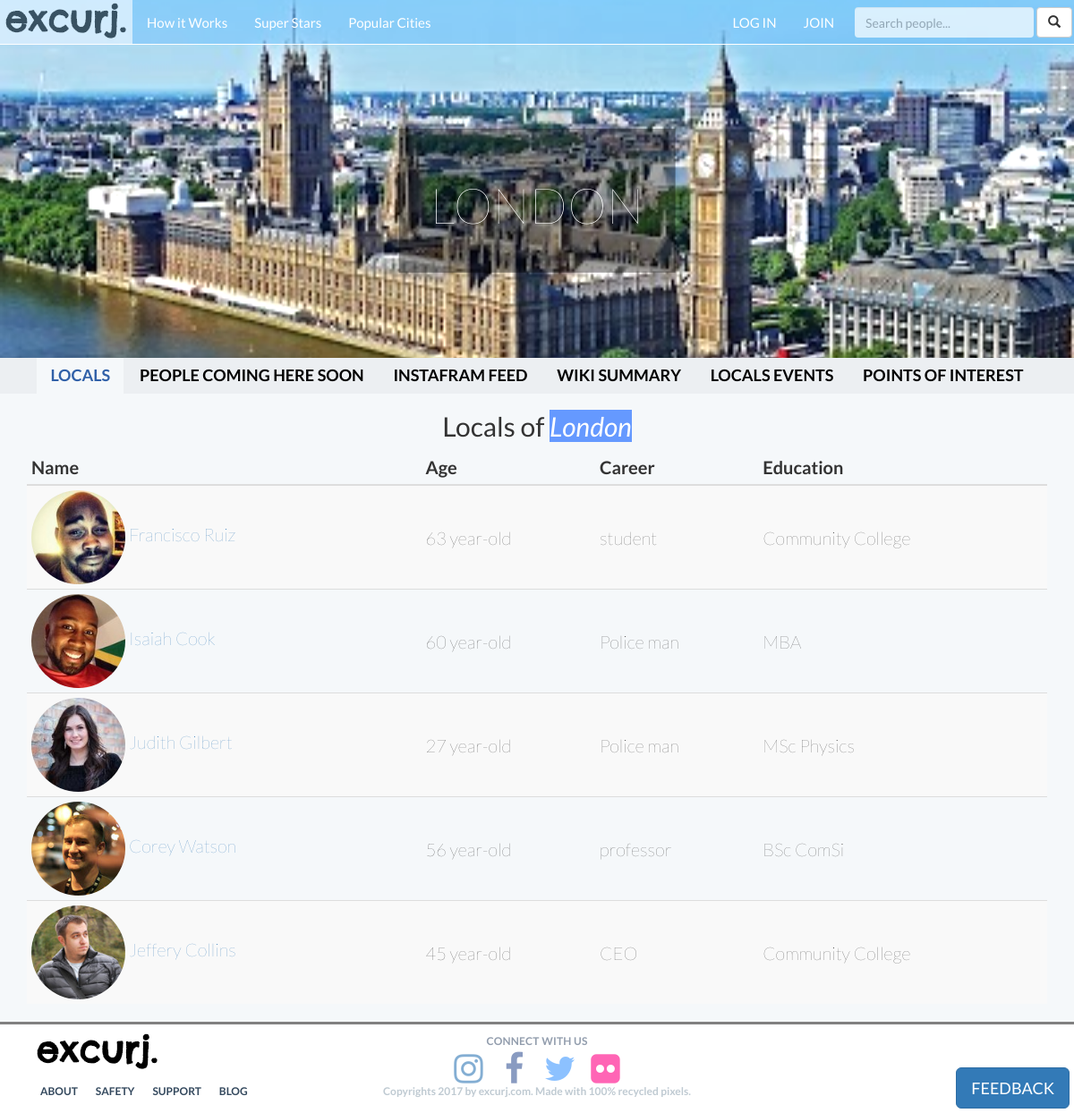
The page /city/london-england/ on the database its author committed.
### excurj/models.py (models this page shows, shortened)
class City(models.Model):
	city_id = models.CharField(primary_key=True, max_length=150)
	name = models.CharField(max_length=128, blank=True)
	country = models.CharField(max_length=128, blank=True)
	description = models.CharField(max_length=1000, blank=True)
	city_image = models.ImageField(blank=True, upload_to='city_pictures')
	slug = models.SlugField()#MUST MAKE UNIQUE =TRUE AGAIN
	class Meta:
		verbose_name_plural = 'Cities'
	def display_name(self):
		return self.name.split(",")[0]
	display_name = property(display_name)

class UserProfile(models.Model):
	user = models.OneToOneField(User, related_name='profile', primary_key=True) #Each User is related to only one User Profile
	city_search_text = models.CharField(blank=True, max_length=300)
	city = models.ForeignKey(City, blank=True, null=True, related_name='city') #Each User Profile must be related to one city.
	prof_pic = models.ImageField(blank=True, upload_to='profile_pictures')
	dob = models.DateField(blank=True, null=True)
	sex = models.CharField(max_length=10, blank=True)
	education = models.CharField(blank=True, max_length=200)
	career = models.CharField(blank=True, max_length=200)
	about_you = models.CharField(max_length=500, blank=True)
	music_movies_books = models.CharField(max_length=200, blank=True)
	friendship = models.CharField(max_length=500, blank=True)
	what_will_you_show_visitors = models.CharField(max_length=1000, blank=True)
	def age(self):
		import datetime
		return int((datetime.date.today() - self.dob).days / 365.25  )
	age = property(age)

### excurj/views.py (the view)
# urls.py: url(r'^city/(?P<city_name_slug>[\w\-]+)/$', views.show_city, name='show_city'),
def show_city(request, city_name_slug):
	context_dict={}
	try:
		city = City.objects.get(slug=city_name_slug)
		print()
		city_locals_profiles = UserProfile.objects.filter(city=city)
		excursions = Excursion.objects.filter(city=city)
		context_dict['city']=city
		context_dict['city_locals_profiles']=city_locals_profiles
		context_dict['excursions'] = excursions
	except City.DoesNotExist:
		context_dict['city']=None
	except UserProfile.DoesNotExist:
		context_dict['city_locals_profiles']=None
	except Excursion.DoesNotExist:
		context_dict['excursions'] = None
	except City.MultipleObjectsReturned:
		city = City.objects.filter(slug=city_name_slug)[0]
	return render(request, 'excurj/city.html', context_dict)

### templates/excurj/city.html (shortened to what this page needs)
{% extends 'excurj/base.html' %}
{% load staticfiles %}
{% block body_block %}
<div class="jumbotron" id="city_jumbotron">
	<div class="container" style="background-image:url('{{ MEDIA_URL }}{{city.city_image}}');">
		<div class="city_header">
			<h1> {{city.display_name.upper}} </h1>
		</div>
	</div>
</div>
	<ul class="nav  navbar-centered" id="tabs">
		<li class="active" role="presentation"><a data-toggle="tab" href="#locals">LOCALS</a></li>
		<li role="presentation"><a data-toggle="tab" href="#coming">PEOPLE COMING HERE SOON</a></li>
		<li role="presentation"><a data-toggle="tab" href="#insta">INSTAFRAM FEED</a></li>
		<li role="presentation"><a data-toggle="tab" href="#wiki">WIKI SUMMARY</a></li>
		<li role="presentation" title="Coming Soon!"><a data-toggle="tab" href="javascript:void(0)" title="coming soon!">LOCALS EVENTS</a></li>
		<li title="Coming Soon!"><a data-toggle="tab" href="javascript:void(0)" title="coming soon!">POINTS OF INTEREST</a></li>
	</ul>
<div class="tab-content">
    <div id="locals" class="tab-pane fade in active">
	<div class="container table-responsive">
	  <h2 style="text-align: center;"> Locals of <span style="background-color: #6599ff; color: white"> <i>{{city.name}} </i></span></h2>
	  <table class="table table-striped table-condensed table-hover">
	    <thead>
	      <tr>
	        <th>Name</th>
	        <th>Age</th>
	        <th>Career</th>
	        <th>Education</th>
	      </tr>
	    </thead>
	    <tbody>
	   	{% if city_locals_profiles %}
	    {% for local in city_locals_profiles %}
	      <tr>
	        <td><img src=" {{ local.prof_pic.url }} " class="img-circle" width="105px" height="105px">  <a href="{% url 'excurj:show_profile' local.user.username %}">{{local.user.first_name.title}}  {{local.user.last_name.title}}</a>   </td>
	        <td>{{local.age}} year-old</td>
	        <td> {{local.career}} </td>
	        <td>  {{local.education}} </td>
	      </tr>
	    {% endfor %}
    	{% else %}
		<strong>There's no people in this city yet :( but there'll be soon! :)</strong>
		{% endif %}
	    </tbody>
	  </table>
	</div>
    </div>
  </div>
{% endblock %}

### static/css/style.css (style rules this page uses)
html { padding-top: 0px; line-height: 1.1; font-family: 'Lato', sans-serif !important; font-weight: lighter; }
body { line-height: 1.1; font-family: 'Lato', sans-serif !important; font-weight: lighter; }
.active { background-color: #f5f8fa; opacity: 1; }
.jumbotron { background: no-repeat fixed; background-size: cover; margin: 0; color: white; padding: 0px; width: 100%; object-fit: cover; }
.jumbotron h1 { font-size: 56px; font-weight: lighter; color: #FFFFFF; text-align: center; }
.ready-header, .city_header { position: absolute; text-align: center; top: 60%; left: 50%; transform: translate(-50%, -60%); background-color: rgba(255,255,255,.2); padding: 35px; }
.city_header { position: absolute; text-align: center; top: 60%; left: 50%; transform: translate(-50%, -60%); background-color: rgba(0,0,0,.4); padding: 35px; }
.city_header h1 { color: white; font-size: 55px; font-weight: lighter; line-height: 1.1; }
div.jumbotron#city_jumbotron .container { margin: 0; padding: 0; min-height: 400px; position: relative; background-position: center center; background-size: cover; opacity: 1; width: 100%; -webkit-filter: brightness(1.10); filter: brightness(1.10); }
ul.nav#tabs { border-bottom: none !important; text-align:center !important; width: 100%; background-color: #eceff2; }
ul.nav#tabs li a { color: black; }
ul.nav#tabs li.active a { color: #3060A8; background-color: transparent; }
ul.nav#tabs li.active { opacity: 1; }
ul.nav#tabs li { display: inline-block !important; font-size: 18px; font-weight: bold; }
.table>tbody>tr>td, .table>tbody>tr>th, .table>tfoot>tr>td, .table>tfoot>tr>th, .table>thead>tr>td, .table>thead>tr>th { vertical-align: middle; font-size: 20px; }
table.table { width: 100%; }

### rows shown on the page
City: city_image (picture), display_name "LONDON", name "London"
UserProfile: prof_pic (picture), user.first_name "Francisco", user.last_name "Ruiz", age "63", career "student", education "Community College"
UserProfile: prof_pic (picture), user.first_name "Isaiah", user.last_name "Cook", age "60", career "Police man", education "MBA"
UserProfile: prof_pic (picture), user.first_name "Judith", user.last_name "Gilbert", age "27", career "Police man", education "MSc Physics"
UserProfile: prof_pic (picture), user.first_name "Corey", user.last_name "Watson", age "56", career "professor", education "BSc ComSi"
UserProfile: prof_pic (picture), user.first_name "Jeffery", user.last_name "Collins", age "45", career "CEO", education "Community College"
